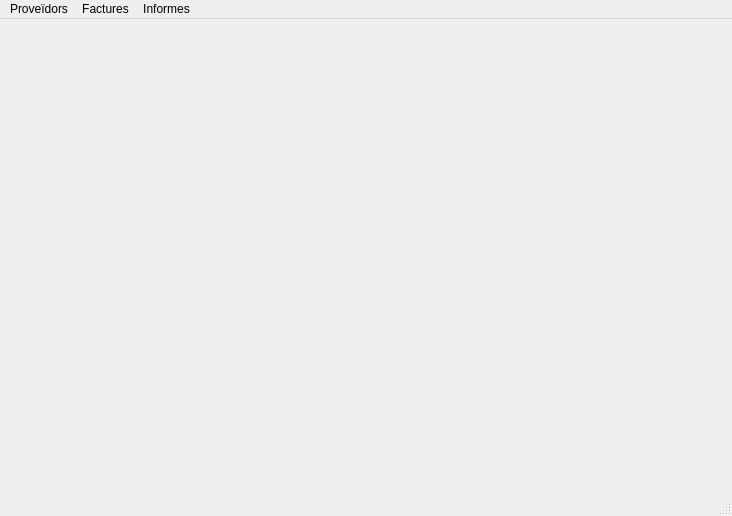
<?xml version="1.0" encoding="UTF-8"?>
<ui version="4.0">
 <class>MainWindow</class>
 <widget class="QMainWindow" name="MainWindow">
  <property name="geometry">
   <rect>
    <x>0</x>
    <y>0</y>
    <width>732</width>
    <height>516</height>
   </rect>
  </property>
  <property name="windowTitle">
   <string>Gestion S</string>
  </property>
  <widget class="QWidget" name="centralwidget">
   <property name="autoFillBackground">
    <bool>false</bool>
   </property>
   <property name="styleSheet">
    <string notr="true">background-image: url('ruta/a/imagen.jpg'); background-position: center; background-repeat: no-repeat;</string>
   </property>
   <layout class="QVBoxLayout" name="verticalLayout_2">
    <item>
     <layout class="QVBoxLayout" name="verticalLayout"/>
    </item>
   </layout>
  </widget>
  <widget class="QMenuBar" name="menubar">
   <property name="geometry">
    <rect>
     <x>0</x>
     <y>0</y>
     <width>732</width>
     <height>22</height>
    </rect>
   </property>
   <widget class="QMenu" name="menuProve_dors">
    <property name="title">
     <string>Proveïdors</string>
    </property>
   </widget>
   <widget class="QMenu" name="menuFacrures">
    <property name="title">
     <string>Factures</string>
    </property>
   </widget>
   <widget class="QMenu" name="menuInformes">
    <property name="title">
     <string>Informes</string>
    </property>
   </widget>
   <addaction name="menuProve_dors"/>
   <addaction name="menuFacrures"/>
   <addaction name="menuInformes"/>
  </widget>
  <widget class="QStatusBar" name="statusbar"/>
 </widget>
 <resources/>
 <connections/>
</ui>
